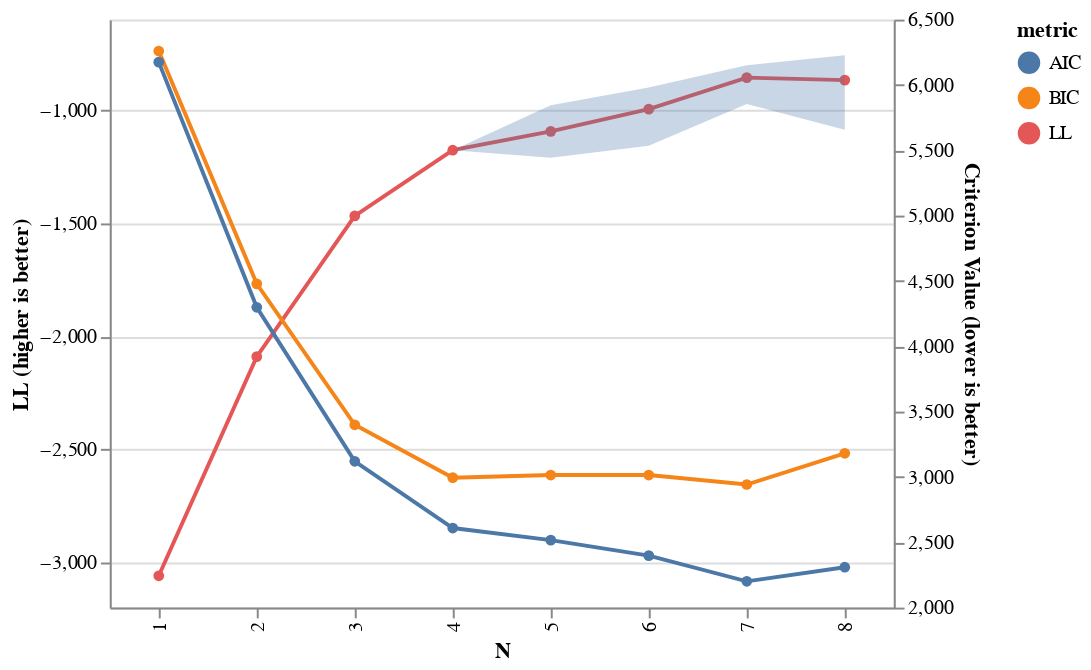

The cell this chart's notebook holds for it:
### Markdown cell above
### Pythia 70m

### Code cell
import pandas as pd
from training_map import HMMTrainingMapSelection

df_ = pd.read_csv("results/Pythia70m_Hu_metrics.tsv", sep="\t")
TS_70m = HMMTrainingMapSelection(df_)
TS_70m.show_model_selection()

### Figure 1 — Vega-Lite specification as saved in the notebook (floating-point values rounded to 4 significant figures)
{"config": {"view": {"continuousWidth": 300, "continuousHeight": 300}}, "layer": [{"layer": [{"mark": {"type": "line"}, "encoding": {"color": {"field": "metric", "type": "nominal"}, "x": {"axis": {"title": "N"}, "field": "n", "type": "nominal"}, "y": {"aggregate": "mean", "axis": {"title": "LL (higher is better)"}, "field": "score", "scale": {"zero": false}, "type": "quantitative"}}, "transform": [{"fold": ["LL"], "as": ["metric", "score"]}]}, {"mark": {"type": "circle"}, "encoding": {"color": {"field": "metric", "type": "nominal"}, "x": {"axis": {"title": "N"}, "field": "n", "type": "nominal"}, "y": {"aggregate": "mean", "axis": {"title": "LL (higher is better)"}, "field": "score", "scale": {"zero": false}, "type": "quantitative"}}, "transform": [{"fold": ["LL"], "as": ["metric", "score"]}]}, {"mark": {"type": "area", "opacity": 0.3}, "encoding": {"x": {"axis": {"title": "N"}, "field": "n", "type": "nominal"}, "y": {"aggregate": "max", "axis": {"title": "LL (higher is better)"}, "field": "score", "scale": {"zero": false}, "type": "quantitative"}, "y2": {"aggregate": "min", "field": "score", "title": null}}, "transform": [{"fold": ["LL"], "as": ["metric", "score"]}]}], "data": {"name": "data-b51a23eee09b89cde5e037d177f1bd81"}}, {"layer": [{"mark": {"type": "line"}, "encoding": {"color": {"field": "metric", "type": "nominal"}, "x": {"axis": {"title": "N"}, "field": "n", "type": "nominal"}, "y": {"aggregate": "mean", "axis": {"title": "Criterion Value (lower is better)"}, "field": "score", "scale": {"zero": false}, "type": "quantitative"}}, "transform": [{"fold": ["AIC", "BIC"], "as": ["metric", "score"]}]}, {"mark": {"type": "circle"}, "encoding": {"color": {"field": "metric", "type": "nominal"}, "x": {"axis": {"title": "N"}, "field": "n", "type": "nominal"}, "y": {"aggregate": "mean", "axis": {"title": "Criterion Value (lower is better)"}, "field": "score", "scale": {"zero": false}, "type": "quantitative"}}, "transform": [{"fold": ["AIC", "BIC"], "as": ["metric", "score"]}]}], "data": {"name": "data-e3cb37e0683edb44577b3a0b63722378"}}], "height": 300, "resolve": {"scale": {"y": "independent"}}, "width": 400, "$schema": "https://vega.github.io/schema/vega-lite/v5.15.1.json", "datasets": {"data-b51a23eee09b89cde5e037d177f1bd81": [{"LL": -3059.0, "n": 1, "rs": 5329}, {"LL": -3059.0, "n": 1, "rs": 2332}, {"LL": -3059.0, "n": 1, "rs": 4642}, {"LL": -3059.0, "n": 1, "rs": 6432}, {"LL": -3059.0, "n": 1, "rs": 4754}, {"LL": -2090.0, "n": 2, "rs": 5329}, {"LL": -2090.0, "n": 2, "rs": 2332}, {"LL": -2090.0, "n": 2, "rs": 4642}, {"LL": -2090.0, "n": 2, "rs": 6432}, {"LL": -2090.0, "n": 2, "rs": 4754}, {"LL": -1468.0, "n": 3, "rs": 5329}, {"LL": -1468.0, "n": 3, "rs": 2332}, {"LL": -1468.0, "n": 3, "rs": 4642}, {"LL": -1468.0, "n": 3, "rs": 6432}, {"LL": -1468.0, "n": 3, "rs": 4754}, {"LL": -1177.0, "n": 4, "rs": 5329}, {"LL": -1177.0, "n": 4, "rs": 2332}, {"LL": -1177.0, "n": 4, "rs": 4642}, {"LL": -1177.0, "n": 4, "rs": 6432}, {"LL": -1177.0, "n": 4, "rs": 4754}, {"LL": -1199.0, "n": 5, "rs": 5329}, {"LL": -1100.0, "n": 5, "rs": 2332}, {"LL": -1211.0, "n": 5, "rs": 4642}, {"LL": -981.8, "n": 5, "rs": 6432}, {"LL": -978.9, "n": 5, "rs": 4754}, {"LL": -981.8, "n": 6, "rs": 5329}, {"LL": -983.6, "n": 6, "rs": 2332}, {"LL": -900.1, "n": 6, "rs": 4642}, {"LL": -1157.0, "n": 6, "rs": 6432}, {"LL": -957.1, "n": 6, "rs": 4754}, {"LL": -801.9, "n": 7, "rs": 5329}, {"LL": -877.9, "n": 7, "rs": 2332}, {"LL": -972.8, "n": 7, "rs": 4642}, {"LL": -817.3, "n": 7, "rs": 6432}, {"LL": -812.8, "n": 7, "rs": 4754}, {"LL": -902.5, "n": 8, "rs": 5329}, {"LL": -1087.0, "n": 8, "rs": 2332}, {"LL": -757.1, "n": 8, "rs": 4642}, {"LL": -802.4, "n": 8, "rs": 6432}, {"LL": -788.5, "n": 8, "rs": 4754}], "data-e3cb37e0683edb44577b3a0b63722378": [{"AIC": 6174.0, "BIC": 6259.0, "LL": -3059.0, "n": 1, "rs": 5329}, {"AIC": 6174.0, "BIC": 6259.0, "LL": -3059.0, "n": 1, "rs": 2332}, {"AIC": 6174.0, "BIC": 6259.0, "LL": -3059.0, "n": 1, "rs": 4642}, {"AIC": 6174.0, "BIC": 6259.0, "LL": -3059.0, "n": 1, "rs": 6432}, {"AIC": 6174.0, "BIC": 6259.0, "LL": -3059.0, "n": 1, "rs": 4754}, {"AIC": 4298.0, "BIC": 4478.0, "LL": -2090.0, "n": 2, "rs": 5329}, {"AIC": 4298.0, "BIC": 4478.0, "LL": -2090.0, "n": 2, "rs": 2332}, {"AIC": 4298.0, "BIC": 4478.0, "LL": -2090.0, "n": 2, "rs": 4642}, {"AIC": 4298.0, "BIC": 4478.0, "LL": -2090.0, "n": 2, "rs": 6432}, {"AIC": 4298.0, "BIC": 4478.0, "LL": -2090.0, "n": 2, "rs": 4754}, {"AIC": 3120.0, "BIC": 3399.0, "LL": -1468.0, "n": 3, "rs": 5329}, {"AIC": 3120.0, "BIC": 3399.0, "LL": -1468.0, "n": 3, "rs": 2332}, {"AIC": 3120.0, "BIC": 3399.0, "LL": -1468.0, "n": 3, "rs": 4642}, {"AIC": 3120.0, "BIC": 3399.0, "LL": -1468.0, "n": 3, "rs": 6432}, {"AIC": 3120.0, "BIC": 3399.0, "LL": -1468.0, "n": 3, "rs": 4754}, {"AIC": 2609.0, "BIC": 2994.0, "LL": -1177.0, "n": 4, "rs": 5329}, {"AIC": 2609.0, "BIC": 2994.0, "LL": -1177.0, "n": 4, "rs": 2332}, {"AIC": 2609.0, "BIC": 2994.0, "LL": -1177.0, "n": 4, "rs": 4642}, {"AIC": 2609.0, "BIC": 2994.0, "LL": -1177.0, "n": 4, "rs": 6432}, {"AIC": 2609.0, "BIC": 2994.0, "LL": -1177.0, "n": 4, "rs": 4754}, {"AIC": 2725.0, "BIC": 3223.0, "LL": -1199.0, "n": 5, "rs": 5329}, {"AIC": 2528.0, "BIC": 3026.0, "LL": -1100.0, "n": 5, "rs": 2332}, {"AIC": 2750.0, "BIC": 3248.0, "LL": -1211.0, "n": 5, "rs": 4642}, {"AIC": 2292.0, "BIC": 2790.0, "LL": -981.8, "n": 5, "rs": 6432}, {"AIC": 2286.0, "BIC": 2784.0, "LL": -978.9, "n": 5, "rs": 4754}, {"AIC": 2370.0, "BIC": 2986.0, "LL": -981.8, "n": 6, "rs": 5329}, {"AIC": 2373.0, "BIC": 2990.0, "LL": -983.6, "n": 6, "rs": 2332}, {"AIC": 2206.0, "BIC": 2823.0, "LL": -900.1, "n": 6, "rs": 4642}, {"AIC": 2721.0, "BIC": 3337.0, "LL": -1157.0, "n": 6, "rs": 6432}, {"AIC": 2320.0, "BIC": 2937.0, "LL": -957.1, "n": 6, "rs": 4754}, {"AIC": 2092.0, "BIC": 2833.0, "LL": -801.9, "n": 7, "rs": 5329}, {"AIC": 2244.0, "BIC": 2985.0, "LL": -877.9, "n": 7, "rs": 2332}, {"AIC": 2434.0, "BIC": 3175.0, "LL": -972.8, "n": 7, "rs": 4642}, {"AIC": 2123.0, "BIC": 2864.0, "LL": -817.3, "n": 7, "rs": 6432}, {"AIC": 2114.0, "BIC": 2855.0, "LL": -812.8, "n": 7, "rs": 4754}, {"AIC": 2379.0, "BIC": 3251.0, "LL": -902.5, "n": 8, "rs": 5329}, {"AIC": 2748.0, "BIC": 3620.0, "LL": -1087.0, "n": 8, "rs": 2332}, {"AIC": 2088.0, "BIC": 2960.0, "LL": -757.1, "n": 8, "rs": 4642}, {"AIC": 2179.0, "BIC": 3050.0, "LL": -802.4, "n": 8, "rs": 6432}, {"AIC": 2151.0, "BIC": 3023.0, "LL": -788.5, "n": 8, "rs": 4754}]}}
